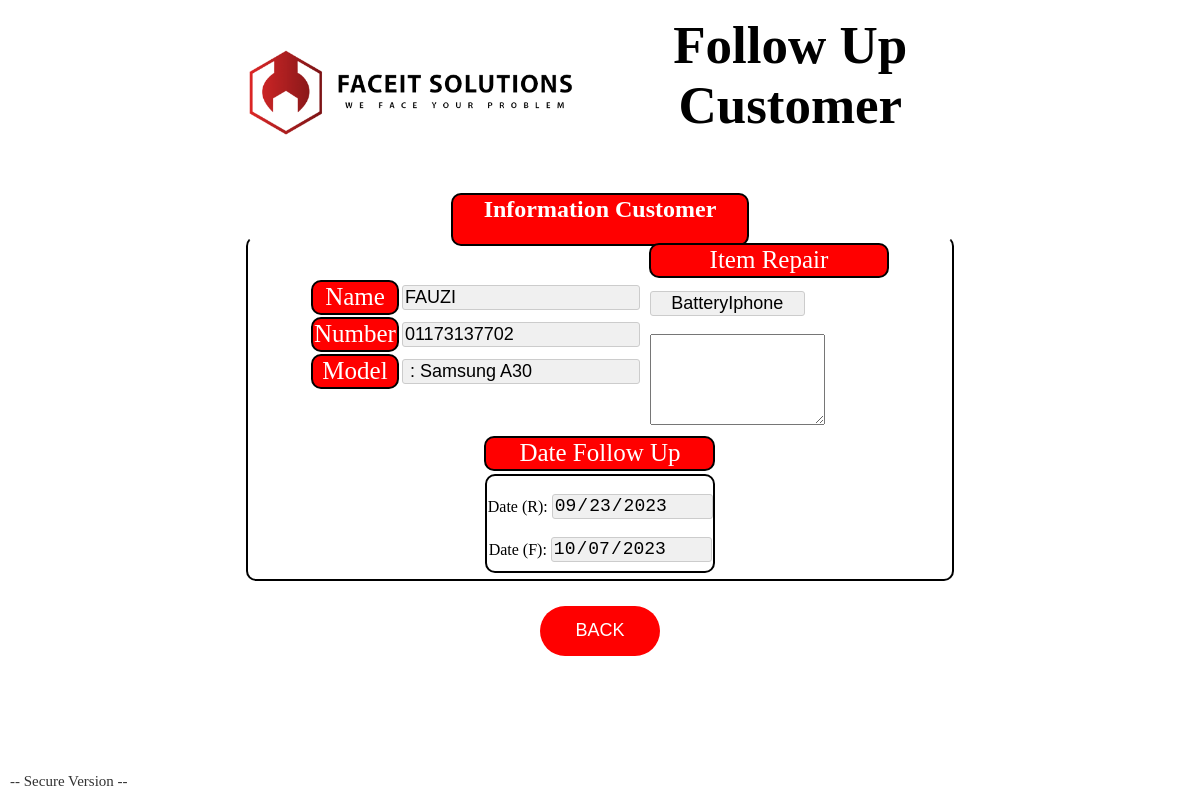
Page /viewdetailR.php?No=2 (signed in) on the committed database.
### tables this page shows
CREATE TABLE `remind` (
  `No` int(11) NOT NULL,
  `Name` varchar(500) NOT NULL,
  `Model` varchar(100) NOT NULL,
  `Notel` varchar(14) NOT NULL,
  `ItemRepair` varchar(500) NOT NULL,
  `ItemRepairO` varchar(200) NOT NULL,
  `DateR` date NOT NULL,
  `DateF` date NOT NULL
);

### viewdetailR.php (the view, shortened to what this page needs)
<?php
include("config.php");
function escape($data) {
    return htmlspecialchars($data, ENT_QUOTES, 'UTF-8');
}
if (isset($_GET['No']) && is_numeric($_GET['No'])) {
    $No = $_GET['No'];
    $stmt = $connect->prepare("SELECT * FROM remind WHERE No = ? LIMIT 1");
    $stmt->bind_param("i", $No);
    $stmt->execute();
    $result = $stmt->get_result();
    if ($result && $result->num_rows > 0) {
        $GET = $result->fetch_assoc();
        $safe_Name        = escape($GET['Name']);
        $safe_Model       = escape($GET['Model']);
        $safe_Notel       = escape($GET['Notel']);
        $safe_ItemRepair  = escape($GET['ItemRepair']);
        $safe_ItemRepairO = escape($GET['ItemRepairO']);
        $safe_DateR       = escape($GET['DateR']);
        $safe_DateF       = escape($GET['DateF']);
    } else {
        die("Record not found.");
    }
} else {
    header("Location: reminder.php");
    exit();
}
?>
<!DOCTYPE html>
<html lang="en">
<head>
</head>
<body>
    <center>
        <div class="div1">
            <table class="tableMain">
                <tr>
                    <td class="td1"><img src="image/DARKV3.png" class="img1" alt="Logo"></td>
                    <td><h1 class="h1-1">Follow Up Customer</h1></td>
                </tr>
            </table>
            <br>
            <table class="table2">
                <tr class="tr1"><td class="td2"><h2>Information Customer</h2></td></tr>
            </table>
            <div class="div6">
                <table class="table3">
                    <tr>
                        <td>
                            <table>
                                <tr><td class="td3">Name</td><td><input type="text" value="<?php echo $safe_Name; ?>" readonly></td></tr>
                                <tr><td class="td4">Number</td><td><input type="text" value="<?php echo $safe_Notel; ?>" readonly></td></tr>
                                <tr><td class="td5">Model</td><td><input type="text" value="<?php echo $safe_Model; ?>" readonly></td></tr>
                            </table>
                        </td>
                        <td>
                            <table class="table4" style="margin-left: 0;">
                                <tr><td class="td6">Item Repair</td></tr>
                                <tr>
                                    <td>
                                        <div class="div7" style="border: none; margin-top: 10px;">
                                            <input type="text" value="<?php echo $safe_ItemRepair; ?>" style="width: 65%; text-align: center;" readonly>
                                            <br><br>
                                            <textarea style="font-size: 15px;" cols="17" rows="5" readonly><?php echo $safe_ItemRepairO; ?></textarea>
                                        </div>
                                    </td>
                                </tr>
                            </table>
                        </td>
                    </tr>
                </table>
                <table class="table6">
                    <tr>
                        <td>
                            <center>
                                <table class="table7">
                                    <tr><td class="td6">Date Follow Up</td></tr>
                                    <tr>
                                        <td>
                                            <div class="div8">
                                                <br>
                                                Date (R): <input type="date" value="<?php echo $safe_DateR; ?>" readonly><br><br>
                                                Date (F): <input type="date" value="<?php echo $safe_DateF; ?>" readonly>
                                            </div>
                                        </td>
                                    </tr>
                                </table>
                            </center>
                        </td>
                    </tr>
                </table>
            </div>
            <a href="reminder.php"><button class="inputBtn">BACK</button></a>
        </div>
    </center>
    <div class="signature">-- Secure Version --</div>
</body>
</html>

### viewdetailR.php (style rules this page uses)
.tableMain { width: 92%; }
.td2 { width: 80%; background-color: red; color: white; text-align: center; border: 2px solid black; border-radius: 10px; }
.img1 { width: 100%; }
.h1-1 { font-size: 53px; text-align: center; }
.div1 { margin-top: 1%; width: 70%; padding-bottom: 2%; }
.td3, .td4, .td5, .td6 { font-size: 25px; width: 50%; height: 35px; border-radius: 10px; border: 2px solid black; text-align: center; background-color: red; color: white; }
.div6 { width: 85%; border-radius: 10px; border: 2px solid black; margin-top: -1.5%; border-top-color: transparent; }
.div8 { width: 98.5%; border-radius: 10px; border: 2px solid black; padding-bottom: 4%; text-align: center; }
input { height: 25px; font-size: 18px; border-radius: 3px; background: #f0f0f0; border: 1px solid #ccc; }
.inputBtn { background-color: red; width: 120px; height: 50px; border-radius: 35px; color: white; margin-top: 3%; font-size: 18px; border: none; cursor: pointer; }
.signature { position: fixed; bottom: 10px; left: 10px; font-size: 15px; color: #333; }

### rows in the picture
remind: Name "FAUZI", Notel "01173137702", Model ": Samsung A30", ItemRepair "BatteryIphone", DateR "09/23/2023", DateF "10/07/2023"
